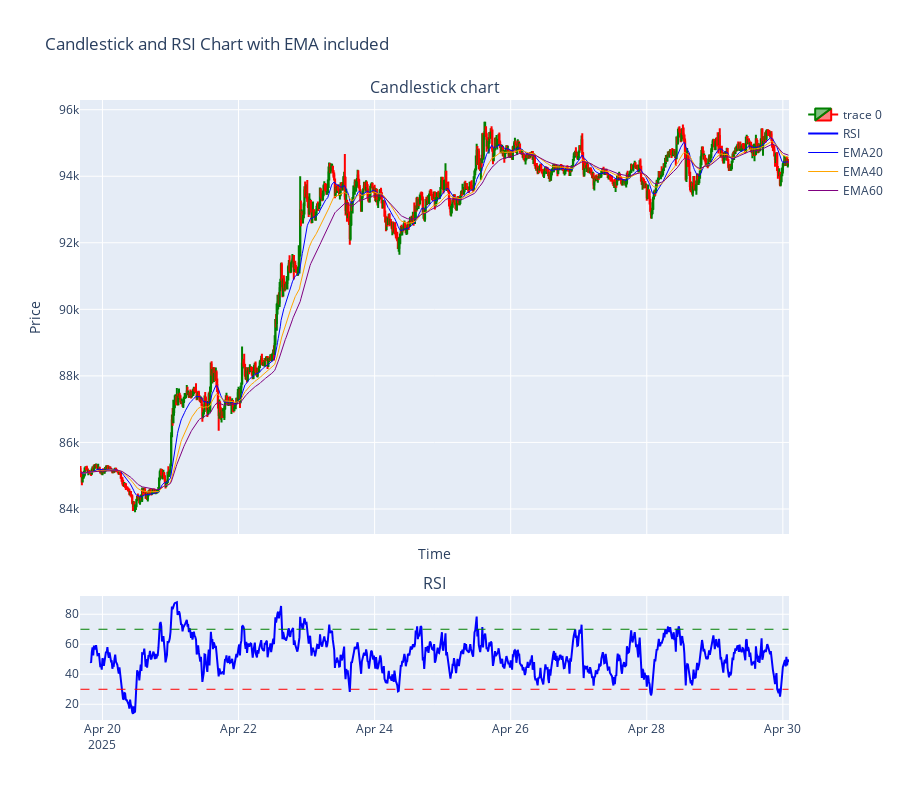

Write notebook code for a chart like this one.
### Markdown cell above
### Plot function
```python
Indicators.plot(data: list)
```
The information of `data` contains the indicators you want to show.
Currently support k-Line and all data(k-line, RSI, EMA)

Figure will display SEPARATELY by each elements of data.

### Code cell
# plot the k-line data stored in the object
btc_indicate.plot(["all"])

### Figure 1 — Plotly figure (JSON) as saved in the notebook; plotly's stock layout.template omitted (floating-point values rounded to 4 significant figures; data arrays with more than 128 entries replaced by an {"elided": "..."} marker saying what was removed)
{"data": [{"close": {"elided": "1000 float values"}, "decreasing": {"line": {"color": "red"}}, "high": {"elided": "1000 float values"}, "increasing": {"line": {"color": "green"}}, "low": {"elided": "1000 float values"}, "open": {"elided": "1000 float values"}, "type": "candlestick", "x": {"elided": "1000 str values"}, "xaxis": "x", "yaxis": "y"}, {"line": {"color": "blue", "width": 2}, "mode": "lines", "name": "RSI", "type": "scatter", "x": {"elided": "1000 str values"}, "xaxis": "x2", "y": {"elided": "1000 float values"}, "yaxis": "y2"}, {"line": {"color": "blue", "width": 1}, "mode": "lines", "name": "EMA20", "type": "scatter", "x": {"elided": "1000 str values"}, "xaxis": "x", "y": {"elided": "1000 float values"}, "yaxis": "y"}, {"line": {"color": "orange", "width": 1}, "mode": "lines", "name": "EMA40", "type": "scatter", "x": {"elided": "1000 str values"}, "xaxis": "x", "y": {"elided": "1000 float values"}, "yaxis": "y"}, {"line": {"color": "purple", "width": 1}, "mode": "lines", "name": "EMA60", "type": "scatter", "x": {"elided": "1000 str values"}, "xaxis": "x", "y": {"elided": "1000 float values"}, "yaxis": "y"}], "layout": {"annotations": [{"font": {"size": 16}, "showarrow": false, "text": "Candlestick chart", "x": 0.5, "xanchor": "center", "xref": "paper", "y": 1, "yanchor": "bottom", "yref": "paper"}, {"font": {"size": 16}, "showarrow": false, "text": "RSI", "x": 0.5, "xanchor": "center", "xref": "paper", "y": 0.2, "yanchor": "bottom", "yref": "paper"}], "height": 800, "shapes": [{"line": {"color": "red", "dash": "dash", "width": 1}, "type": "line", "x0": "2025-04-19T16:15:00", "x1": "2025-04-30T02:00:00", "xref": "x2", "y0": 30, "y1": 30, "yref": "y2"}, {"line": {"color": "green", "dash": "dash", "width": 1}, "type": "line", "x0": "2025-04-19T16:15:00", "x1": "2025-04-30T02:00:00", "xref": "x2", "y0": 70, "y1": 70, "yref": "y2"}], "title": {"text": "Candlestick and RSI Chart with EMA included"}, "xaxis": {"anchor": "y", "domain": [0, 1], "matches": "x2", "rangeslider": {"visible": false}, "showticklabels": false, "title": {"text": "Time"}}, "xaxis2": {"anchor": "y2", "domain": [0, 1]}, "yaxis": {"anchor": "x", "domain": [0.3, 1], "title": {"text": "Price"}}, "yaxis2": {"anchor": "x2", "domain": [0, 0.2]}}}
